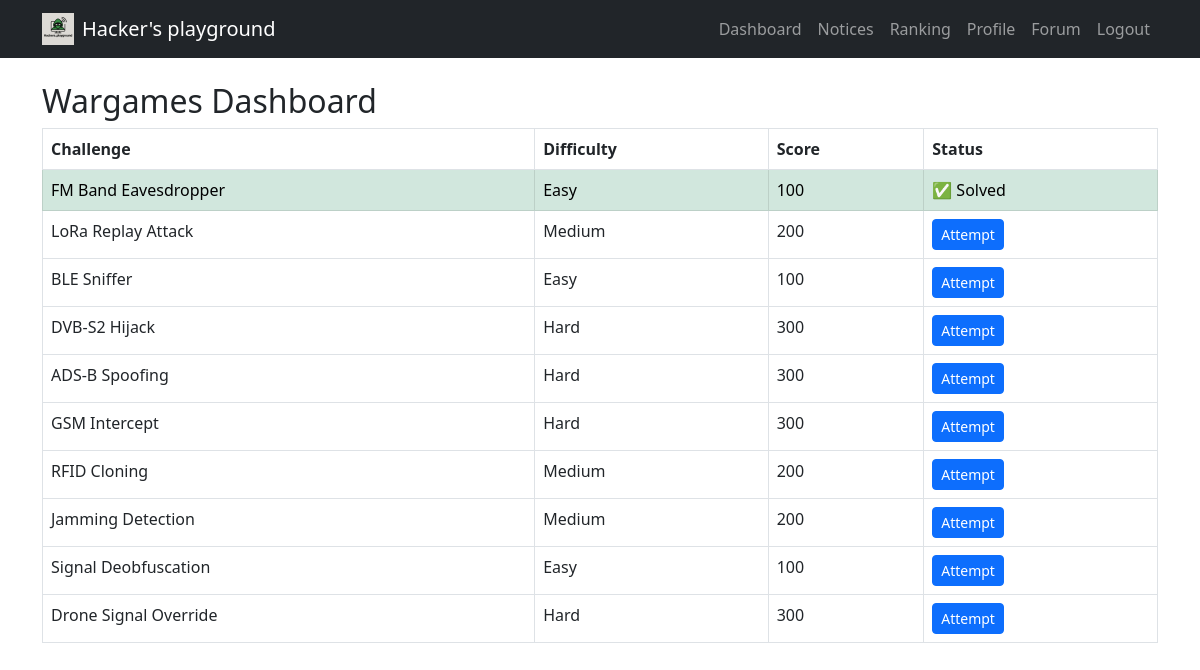
/dashboard (signed in), run on the app's committed database.
### tables this page shows
CREATE TABLE challenges (
  id INTEGER PRIMARY KEY AUTOINCREMENT,
  title TEXT NOT NULL,
  category TEXT,
  message TEXT,
  difficulty TEXT,
  score INTEGER,
  flag TEXT
);

### routes/main.py (the view)
@main_routes.route('/dashboard')
def dashboard():
    if 'user_id' not in session:
        return redirect('/login')
    conn = get_db()
    cur = conn.cursor()
    cur.execute("SELECT * FROM challenges")
    challenges = cur.fetchall()
    cur.execute("SELECT challenge_id FROM solves WHERE user_id = ?", (session['user_id'],))
    solved_ids = {row['challenge_id'] for row in cur.fetchall()}
    return render_template('dashboard.html', challenges=challenges, solved_ids=solved_ids)

### routes/main.py (called while the page is built)
def get_db():
    conn = sqlite3.connect('database.db')
    conn.row_factory = sqlite3.Row
    return conn

### templates/dashboard.html
{% extends "base.html" %}
{% block content %}
<h2>Wargames Dashboard</h2>
<table class="table table-bordered">
  <thead>
    <tr>
      <th>Challenge</th>
      <th>Difficulty</th>
      <th>Score</th>
      <th>Status</th>
    </tr>
  </thead>
  <tbody>
    {% for challenge in challenges %}
    <tr {% if challenge.id in solved_ids %}class="table-success"{% endif %}>
      <td>{{ challenge.title }}</td>
      <td>{{ challenge.difficulty }}</td>
      <td>{{ challenge.score }}</td>
      <td>
        {% if challenge.id in solved_ids %}
          ✅ Solved
        {% else %}
          <a href="/challenge/{{ challenge.id }}" class="btn btn-sm btn-primary">Attempt</a>
        {% endif %}
      </td>
    </tr>
    {% endfor %}
  </tbody>
</table>
{% endblock %}

### data on the page
challenges: title "FM Band Eavesdropper", difficulty "Easy", score "100", shows "✅ Solved"
challenges: title "LoRa Replay Attack", difficulty "Medium", score "200"
challenges: title "BLE Sniffer", difficulty "Easy", score "100"
challenges: title "DVB-S2 Hijack", difficulty "Hard", score "300"
challenges: title "ADS-B Spoofing", difficulty "Hard", score "300"
challenges: title "GSM Intercept", difficulty "Hard", score "300"
challenges: title "RFID Cloning", difficulty "Medium", score "200"
challenges: title "Jamming Detection", difficulty "Medium", score "200"
challenges: title "Signal Deobfuscation", difficulty "Easy", score "100"
challenges: title "Drone Signal Override", difficulty "Hard", score "300"
